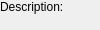
<?xml version="1.0" encoding="UTF-8"?>
<ui version="4.0">

	<class>widget</class>
	<widget class="QWidget" name="widget">
		<widget class="QWidget" name="Profile"/>
		<widget class="QWidget" name="HideShadowV"/>
		<widget class="QWidget" name="HideShadowH"/>
		<widget class="QWidget" name="DescriptionBG"/>
		<widget class="QWidget" name="profileimg"/>
		<widget class="QWidget" name="design2"/>
 <widget class="QLabel" name="Descriptionlbl">
   <property name="text">
    <string>Description:</string>
   </property>
  </widget>
 	</widget>

</ui>
